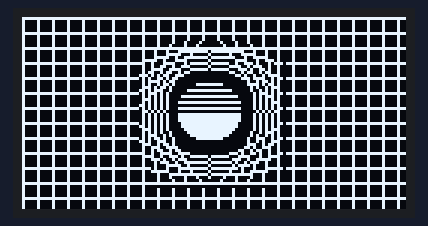
Recording of a sketch running on a simulated Arduino Uno, built with avr-gcc and run on an emulated ATmega328P. On the bench: 128×64 one-colour display.

Above: at 0.3 s.

The sketch:

p008_curve_sin.ino
```cpp
#include <Wire.h>
#include <Adafruit_GFX.h>
#include <Adafruit_SSD1306.h>
#include <math.h>
#include <Arduino.h>

#define BAUD_RATE 9600
#define DELAYTIME 1000
#define WIDTH 128
#define HEIGHT 64
#define OLED_RESET 4

Adafruit_SSD1306 display(WIDTH, HEIGHT, &Wire, OLED_RESET);

void setup() {
  Serial.begin(BAUD_RATE);
  display.begin(SSD1306_SWITCHCAPVCC, 0x3C);
  display.clearDisplay();
  display.setTextColor(WHITE);
  display.display();
}

void loop() {
  display.clearDisplay();
  int center_x = 62;
  int center_y = 31;
  int radius = 10;

  drawCircleSpace(center_x, center_y, radius);

  for (int i = 0; i < WIDTH; i += 5) {
    drawLineSpace(center_x, center_y, radius, true, i);
  }

  for (int16_t i = 0; i < HEIGHT; i += 5) {
    drawLineSpace(center_x, center_y, radius, false, i);
  }

  display.display();
}

void drawLineSpace(int16_t center_x, int16_t center_y, int16_t radius, bool isVertical, int16_t position) {
  const int16_t end_point = isVertical ? HEIGHT : WIDTH;

  bool isCurve = isCurveLine(center_x, center_y, radius, isVertical, position);

  if (!isCurve) {
    for (int16_t i = 0; i < end_point; i++) {
      display.drawPixel(isVertical ? position : i, isVertical ? i : position, WHITE);
    }
  } else {
    drawCurveLine(center_x, center_y, radius, isVertical, position);
  }
}

bool isCurveLine(int16_t center_x, int16_t center_y, int16_t radius, bool isVertical, int16_t position) {
  const float proximity_factor = 2.0;
  const float nullification_factor = 0.8;
  const int16_t centerCircle = isVertical ? center_x : center_y;
  const int distance = floor(centerCircle > position ? centerCircle - position : position - centerCircle);
  return distance <= radius * proximity_factor;
}

void drawCurveLine(int16_t center_x, int16_t center_y, int16_t radius, bool isVertical, int16_t position) {
  const float proximity_factor = 2.5;
  const float nullification_factor = 0.8;
  const int16_t centerCircle = isVertical ? center_y : center_x;
  const int16_t end_point = isVertical ? HEIGHT : WIDTH;
  const int16_t start_curve = centerCircle - (radius * proximity_factor);
  const int16_t end_curve = centerCircle + (radius * proximity_factor);
  const int16_t curveDistance = end_curve - start_curve;
  for (int16_t i = 0; i < start_curve; i++) {
    display.drawPixel(isVertical ? position : i, isVertical ? i : position, WHITE);
  }

  for (int16_t i = end_curve + 1; i < end_point; i++) {
    display.drawPixel(isVertical ? position : i, isVertical ? i : position, WHITE);
  }

  const int16_t centerEje = isVertical ? center_x : center_y;
  const int16_t distance_position = centerEje > position ? centerEje - position : position - centerEje;
  const int16_t distance_extra = (radius * proximity_factor) - distance_position;
  const int16_t height_curve = floor((distance_extra / 100.0) * 60);
  const int16_t direction_curve = centerEje - position >= 0 ? -1 : 1;

  int count = 0;
  for (int16_t i = start_curve; i < end_curve; i++) {
    int curveFactor = direction_curve * (int)height_curve * sin(PI * count / curveDistance);
    int printPoint = position + curveFactor;
    display.drawPixel(isVertical ? printPoint : i, isVertical ? i : printPoint, WHITE);
    count++;
  }
}

void drawCircleSpace(int16_t center_x, int16_t center_y, int16_t radius) {
  int count = 1;
  int percentage = 0;
  int x1, x2;
  bool print = false;
  for (int y = center_y - radius; y < center_y + radius; y++) {
    print = false;
    percentage = floor(count * 100) / (2 * radius);
    if (percentage <= 20 && y % 2 == 0) {
      print = true;
    }
    if (percentage > 20 && percentage <= 60 && y % 2 == 0) {
      print = true;
    }

    if (percentage > 60) {
      print = true;
    }

    if (print) {
      infoCircle(center_x, center_y, radius, y, x1, x2);
      display.drawLine(x1, y, x2, y, WHITE);
    }
    count++;
  }
}

void infoCircle(int centerX, int centerY, int radius, int valueY, int& x1, int& x2) {
  int x = 0;
  int y = radius;
  int p = 1 - radius;

  while (x <= y) {
    if (valueY == centerY + y || valueY == centerY - y) {
      x1 = centerX + x;
      x2 = centerX - x;
      break;
    }
    if (valueY == centerY + x || valueY == centerY - x) {
      x1 = centerX + y;
      x2 = centerX - y;
      break;
    }

    if (p < 0) {
      p += 2 * x + 3;
    } else {
      p += 2 * (x - y) + 5;
      y--;
    }
    x++;
  }
}
```
